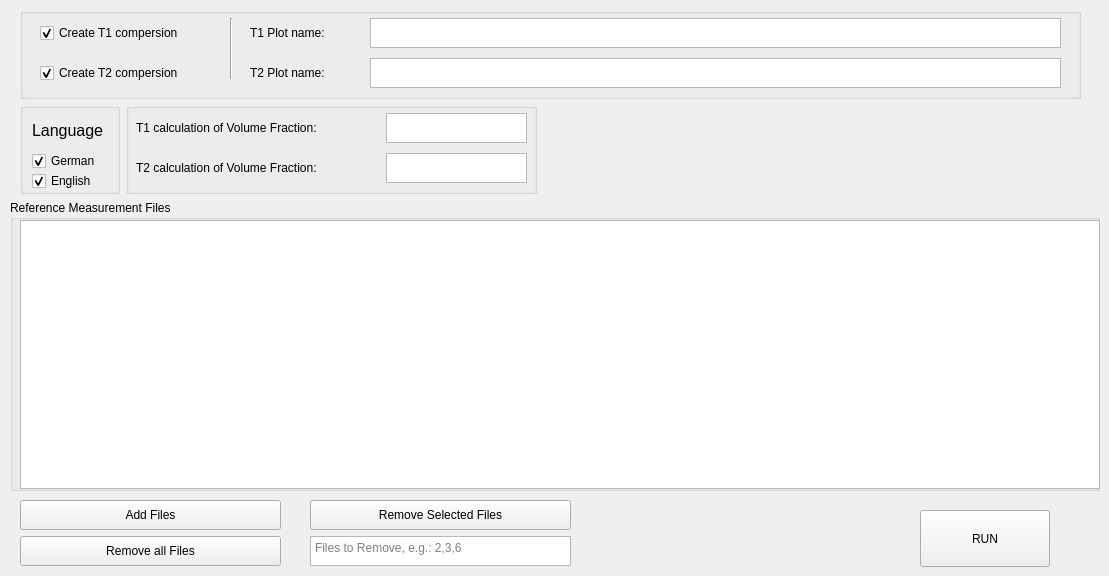
    <widget class="QWidget" name="tab_comperisonPlots">
     <attribute name="title">
      <string>Comperison Plots</string>
     </attribute>
     <widget class="QGroupBox" name="groupBox_comperisonPlots_T1_T2">
      <property name="geometry">
       <rect>
        <x>20</x>
        <y>8</y>
        <width>1061</width>
        <height>91</height>
       </rect>
      </property>
      <property name="title">
       <string/>
      </property>
      <widget class="QCheckBox" name="checkBox_comperisonPlots_T1">
       <property name="geometry">
        <rect>
         <x>20</x>
         <y>10</y>
         <width>181</width>
         <height>30</height>
        </rect>
       </property>
       <property name="text">
        <string>Create T1 compersion</string>
       </property>
       <property name="iconSize">
        <size>
         <width>20</width>
         <height>20</height>
        </size>
       </property>
       <property name="checked">
        <bool>true</bool>
       </property>
      </widget>
      <widget class="QCheckBox" name="checkBox_comperisonPlots_T2">
       <property name="geometry">
        <rect>
         <x>20</x>
         <y>50</y>
         <width>181</width>
         <height>30</height>
        </rect>
       </property>
       <property name="text">
        <string>Create T2 compersion</string>
       </property>
       <property name="checked">
        <bool>true</bool>
       </property>
      </widget>
      <widget class="QPlainTextEdit" name="plainTextEdit_comperisonPlots_T1_PlotName">
       <property name="geometry">
        <rect>
         <x>350</x>
         <y>10</y>
         <width>691</width>
         <height>30</height>
        </rect>
       </property>
      </widget>
      <widget class="QLabel" name="label_comperisonPlots_T1PlotName">
       <property name="geometry">
        <rect>
         <x>230</x>
         <y>10</y>
         <width>111</width>
         <height>30</height>
        </rect>
       </property>
       <property name="text">
        <string>T1 Plot name:</string>
       </property>
      </widget>
      <widget class="Line" name="line_comperisonPlots_T1_T2">
       <property name="geometry">
        <rect>
         <x>210</x>
         <y>10</y>
         <width>3</width>
         <height>61</height>
        </rect>
       </property>
       <property name="orientation">
        <enum>Qt::Vertical</enum>
       </property>
      </widget>
      <widget class="QPlainTextEdit" name="plainTextEdit_comperisonPlots_T2_PlotName">
       <property name="geometry">
        <rect>
         <x>350</x>
         <y>50</y>
         <width>691</width>
         <height>30</height>
        </rect>
       </property>
      </widget>
      <widget class="QLabel" name="label_comperisonPlots_T2PlotName">
       <property name="geometry">
        <rect>
         <x>230</x>
         <y>50</y>
         <width>111</width>
         <height>30</height>
        </rect>
       </property>
       <property name="text">
        <string>T2 Plot name:</string>
       </property>
      </widget>
     </widget>
     <widget class="QGroupBox" name="groupBox_comperisonPlots_language">
      <property name="geometry">
       <rect>
        <x>20</x>
        <y>103</y>
        <width>100</width>
        <height>91</height>
       </rect>
      </property>
      <property name="title">
       <string/>
      </property>
      <layout class="QVBoxLayout" name="verticalLayout_7">
       <property name="spacing">
        <number>0</number>
       </property>
       <property name="topMargin">
        <number>0</number>
       </property>
       <property name="bottomMargin">
        <number>0</number>
       </property>
       <item>
        <widget class="QLabel" name="label_comperisonPlots_language">
         <property name="font">
          <font>
           <pointsize>12</pointsize>
          </font>
         </property>
         <property name="text">
          <string>Language</string>
         </property>
        </widget>
       </item>
       <item>
        <widget class="QCheckBox" name="checkBox_comperisonPlots_language_german">
         <property name="text">
          <string>German</string>
         </property>
         <property name="iconSize">
          <size>
           <width>16</width>
           <height>16</height>
          </size>
         </property>
         <property name="checked">
          <bool>true</bool>
         </property>
         <property name="tristate">
          <bool>false</bool>
         </property>
        </widget>
       </item>
       <item>
        <widget class="QCheckBox" name="checkBox_comperisonPlots_language_english">
         <property name="text">
          <string>English</string>
         </property>
         <property name="checked">
          <bool>true</bool>
         </property>
        </widget>
       </item>
      </layout>
     </widget>
     <widget class="QGroupBox" name="groupBox_comperisonPlots_calculationOfVolumeFraction">
      <property name="geometry">
       <rect>
        <x>126</x>
        <y>103</y>
        <width>411</width>
        <height>91</height>
       </rect>
      </property>
      <property name="title">
       <string/>
      </property>
      <widget class="QPlainTextEdit" name="plainTextEdit_comperisonPlots_T2_calculationOfVolumeFraction">
       <property name="geometry">
        <rect>
         <x>260</x>
         <y>50</y>
         <width>141</width>
         <height>30</height>
        </rect>
       </property>
      </widget>
      <widget class="QPlainTextEdit" name="plainTextEdit_comperisonPlots_T1_calculationOfVolumeFraction">
       <property name="geometry">
        <rect>
         <x>260</x>
         <y>10</y>
         <width>141</width>
         <height>30</height>
        </rect>
       </property>
      </widget>
      <widget class="QLabel" name="label_T1_comperisonPlots_calculationOfVolumeFraction">
       <property name="geometry">
        <rect>
         <x>10</x>
         <y>10</y>
         <width>251</width>
         <height>30</height>
        </rect>
       </property>
       <property name="text">
        <string>T1 calculation of Volume Fraction:</string>
       </property>
      </widget>
      <widget class="QLabel" name="label_T2_comperisonPlots_calculationOfVolumeFraction">
       <property name="geometry">
        <rect>
         <x>10</x>
         <y>50</y>
         <width>251</width>
         <height>30</height>
        </rect>
       </property>
       <property name="text">
        <string>T2 calculation of Volume Fraction:</string>
       </property>
      </widget>
     </widget>
     <widget class="QGroupBox" name="groupBox_comperisonPlots_referenceMeasurementFiles">
      <property name="geometry">
       <rect>
        <x>10</x>
        <y>200</y>
        <width>1090</width>
        <height>291</height>
       </rect>
      </property>
      <property name="sizePolicy">
       <sizepolicy hsizetype="Preferred" vsizetype="Preferred">
        <horstretch>0</horstretch>
        <verstretch>0</verstretch>
       </sizepolicy>
      </property>
      <property name="title">
       <string>Reference Measurement Files</string>
      </property>
      <widget class="QTableView" name="tableView_comperisonPlots_referenceMeasurementFiles">
       <property name="geometry">
        <rect>
         <x>10</x>
         <y>20</y>
         <width>1080</width>
         <height>269</height>
        </rect>
       </property>
       <property name="font">
        <font>
         <pointsize>12</pointsize>
        </font>
       </property>
       <property name="sizeAdjustPolicy">
        <enum>QAbstractScrollArea::AdjustToContents</enum>
       </property>
       <property name="wordWrap">
        <bool>true</bool>
       </property>
      </widget>
     </widget>
     <widget class="QPushButton" name="pushButton_comperisonPlots_RemoveSelectedReferenceMeasrementFiles">
      <property name="geometry">
       <rect>
        <x>310</x>
        <y>500</y>
        <width>261</width>
        <height>30</height>
       </rect>
      </property>
      <property name="text">
       <string>Remove Selected Files</string>
      </property>
     </widget>
     <widget class="QPushButton" name="pushButton_comperisonPlots_AddReferenceReferenceMesurementFiles">
      <property name="geometry">
       <rect>
        <x>20</x>
        <y>500</y>
        <width>261</width>
        <height>30</height>
       </rect>
      </property>
      <property name="text">
       <string>Add Files</string>
      </property>
     </widget>
     <widget class="QPushButton" name="pushButton_comperisonPlots_RemoveAllReferenceMesurementFiles">
      <property name="geometry">
       <rect>
        <x>20</x>
        <y>536</y>
        <width>261</width>
        <height>30</height>
       </rect>
      </property>
      <property name="text">
       <string>Remove all Files</string>
      </property>
     </widget>
     <widget class="QPlainTextEdit" name="plainTextEdit_comperisonPlots_RemoveSelectedFilesReferenceMeasrementFiles">
      <property name="geometry">
       <rect>
        <x>310</x>
        <y>536</y>
        <width>261</width>
        <height>30</height>
       </rect>
      </property>
      <property name="placeholderText">
       <string>Files to Remove, e.g.: 2,3,6</string>
      </property>
     </widget>
     <widget class="QPushButton" name="pushButton_ComerisonPlots_run">
      <property name="geometry">
       <rect>
        <x>920</x>
        <y>510</y>
        <width>130</width>
        <height>57</height>
       </rect>
      </property>
      <property name="text">
       <string>RUN</string>
      </property>
     </widget>
    </widget>
